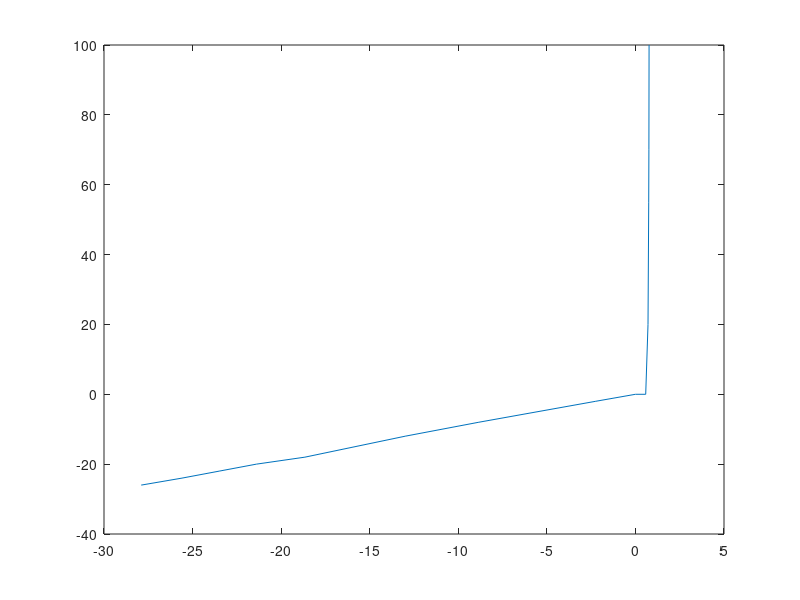

Recreate this plot in MATLAB.
v = [-27.9 -25.6 -23.5 -21.4 -18.66 -13  -8.84 -2.24 0 0.58 0.71 0.75 0.76 0.77];
i = [-26    -24   -22    -20   -18  -12   -8    -2   0  0    20   55   70   100];
plot(v,i)